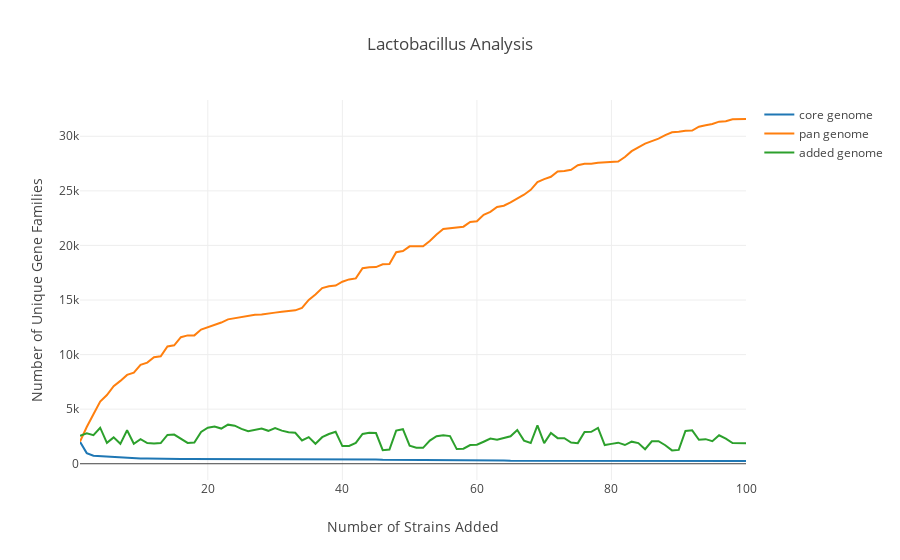

Notebook source saved alongside this figure:
### Code cell
plotly.offline.init_notebook_mode(connected=True)



trace1 = go.Scatter(
    x = list(range(1,218)),
    y = coregenome_sizes,
    mode = 'lines',
    name = 'core genome'
)
trace2 = go.Scatter(
    x = list(range(1,218)),
    y = pangenome_sizes,
    mode = 'lines',
    name = 'pan genome'
)
trace3 = go.Scatter(
    x = list(range(1,218)),
    y = genome_sizes,
    mode = 'lines',
    name = 'added genome'
)
data = [trace1, trace2,trace3]

layout = dict(title = 'Lactobacillus Analysis',
              xaxis = dict(title = 'Number of Strains Added'),
              yaxis = dict(title = 'Number of Unique Gene Families'),
              )

fig = dict(data=data, layout=layout)

plotly.offline.iplot(fig, filename='pangenome-line')

### Figure 1 — Plotly figure (JSON) as saved in the notebook; plotly's stock layout.template omitted (floating-point values rounded to 4 significant figures; data arrays with more than 128 entries replaced by an {"elided": "..."} marker saying what was removed)
{"data": [{"mode": "lines", "name": "core genome", "type": "scatter", "x": {"elided": "217 int values"}, "y": [2020, 976, 731, 697, 632, 576, 557, 556, 514, 487, 486, 464, 462, 453, 453, 436, 436, 436, 434, 431, 431, 431, 431, 431, 429, 428, 428, 428, 428, 428, 427, 425, 425, 425, 414, 407, 402, 397, 397, 389, 387, 387, 384, 384, 384, 363, 363, 363, 363, 350, 350, 350, 349, 345, 340, 340, 340, 340, 338, 338, 303, 303, 298, 298, 275, 275, 275, 268, 268, 268, 268, 268, 268, 268, 267, 266, 266, 266, 266, 266, 266, 260, 259, 259, 256, 256, 256, 256, 254, 254, 254, 252, 252, 251, 251, 251, 251, 251, 251, 251]}, {"mode": "lines", "name": "pan genome", "type": "scatter", "x": {"elided": "217 int values"}, "y": [2020, 3364, 4529, 5698, 6289, 7102, 7589, 8136, 8349, 9056, 9263, 9749, 9848, 10747, 10845, 11590, 11758, 11759, 12288, 12497, 12755, 12935, 13227, 13330, 13442, 13557, 13641, 13672, 13729, 13843, 13924, 14002, 14052, 14282, 15009, 15500, 16091, 16252, 16329, 16675, 16887, 16977, 17911, 18005, 18013, 18276, 18300, 19375, 19493, 19916, 19922, 19926, 20405, 21008, 21498, 21576, 21708, 21718, 22155, 22212, 22805, 23069, 23516, 23640, 23940, 24257, 24648, 25093, 25794, 26080, 26288, 26777, 26811, 26932, 27342, 27483, 27493, 27575, 27627, 27678, 27681, 28101, 28636, 28992, 29328, 29555, 29782, 30105, 30371, 30418, 30505, 30520, 30877, 31003, 31130, 31337, 31377, 31563, 31577, 31582]}, {"mode": "lines", "name": "added genome", "type": "scatter", "x": {"elided": "217 int values"}, "y": [2567, 2792, 2615, 3301, 1910, 2415, 1823, 3063, 1831, 2256, 1893, 1854, 1892, 2643, 2673, 2263, 1906, 1941, 2915, 3296, 3401, 3223, 3581, 3488, 3190, 2977, 3071, 3230, 3017, 3274, 3034, 2888, 2835, 2138, 2436, 1833, 2432, 2721, 2933, 1619, 1632, 1907, 2735, 2828, 2813, 1244, 1296, 3033, 3166, 1650, 1475, 1457, 2116, 2520, 2618, 2535, 1342, 1374, 1711, 1740, 2016, 2303, 2191, 2356, 2511, 3093, 2115, 1901, 3516, 1886, 2820, 2344, 2342, 1935, 1888, 2916, 2931, 3281, 1713, 1820, 1930, 1715, 2023, 1891, 1329, 2052, 2068, 1692, 1222, 1266, 2999, 3057, 2197, 2252, 2065, 2608, 2296, 1895, 1898, 1873]}], "layout": {"title": "Lactobacillus Analysis", "xaxis": {"title": "Number of Strains Added"}, "yaxis": {"title": "Number of Unique Gene Families"}}}
